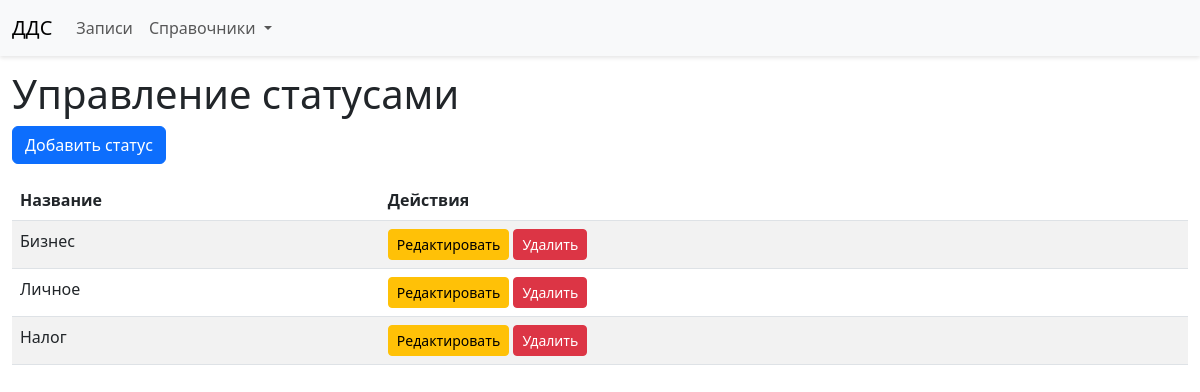
Screenshot of /statuses/ with the database file from the repository.
### dds/models.py (models this page shows, shortened)
class Status(models.Model):
    name = models.CharField(max_length=50, unique=True)

### dds/views.py (the view)
# urls.py: path('statuses/', views.StatusListView.as_view(), name='status_list'),
class StatusListView(ListView):
    model = Status
    template_name = 'dds/status_list.html'

### dds/templates/dds/status_list.html (shortened to what this page needs)
{% extends 'dds/base.html' %}
{% block content %}
<h1>Управление статусами</h1>
<a href="{% url 'status_create' %}" class="btn btn-primary mb-3">Добавить статус</a>
<table class="table table-striped">
    <thead>
        <tr>
            <th>Название</th>
            <th>Действия</th>
        </tr>
    </thead>
    <tbody>
        {% for status in object_list %}
            <tr>
                <td>{{ status.name }}</td>
                <td>
                    <a href="{% url 'status_edit' status.pk %}" class="btn btn-sm btn-warning">Редактировать</a>
                    <a href="{% url 'status_delete' status.pk %}" class="btn btn-sm btn-danger">Удалить</a>
                </td>
            </tr>
        {% empty %}
            <tr>
                <td colspan="2">Статусов нет</td>
            </tr>
        {% endfor %}
    </tbody>
</table>
{% endblock %}

### dds/templates/dds/base.html (style rules this page uses)
body { padding-top: 70px; }

### rows the page displays
Status: name "Бизнес"
Status: name "Личное"
Status: name "Налог"
